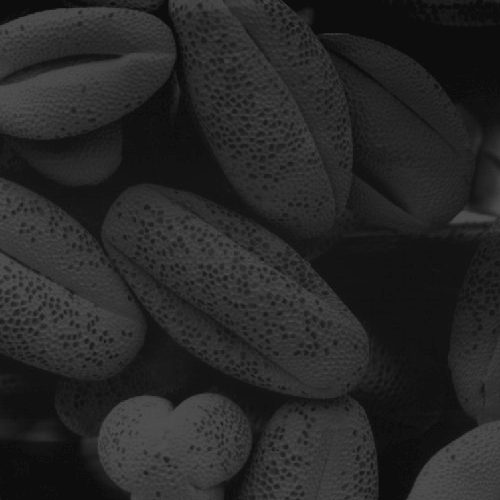
%> input picture DigitalImageProcessing/Talleres/Scripts/Fig0320(4)(bottom_left).tif, 500 x 500 px
$ octave ejercicio12.m   (GNU Octave 9; MATLAB toolbox functions it lacks are replaced by stand-ins)
%> lines starting %> are read from the running program, lines starting %| are printed output that depends on the picture
### DigitalImageProcessing/Talleres/Scripts/escalar_imagen.m
%--------------------------------------------------------------------------
% funci髇 en Matlab que retorna una imagen de salida en una escala de grises de 0 a L-1.
% La imagen de salida puede ser tipo uint o double seg鷑 lo indique el usuario con un par醡etro de
% entrada llamado tipo (si tipo = 0, la intensidad debe entregarse como entero sin signo, si tipo=1, la
% intensidad debe entregarse como doble). La funci髇 internamente debe escalar la imagen, y en caso
% que se deba retornar usando enteros sin signo, debe determinar autom醫icamente si debe usar unit8,
% uint16, uint32, o uint64.
%--------------------------------------------------------------------------
%I:    Imagen de entrada
%Vmax: Valor m醲imo de intensidad (1,3,7,15,31,63,127,255, etc...)
%Tipo: 0: matriz de salida tipo entero sin signo.  1: matriz de salida tipo
%doble.
%I2:   Imagen de salida.
%--------------------------------------------------------------------------
function I2=escalar_imagen(I,Vmax,tipo)
%--------------------------------------------------------------------------
I1=double(I);          %Convierto la imagen de entrada a double.
minimo=min(min(I1));  %Calculo el m韓imo de la intensidad de la imagen de entrada.
I1=I1-minimo;         %Con esto la intensidad queda entre 0 y un valor dado.
maximo=max(max(I1));  %Calculo el m醲imo de I1.
if maximo==0          %Este condicional evita una divisi髇 por cero.
    I1=0*I1;              %Matriz de ceros.
else
    I1=I1/maximo;         %Con esto normalizo la imagen.
end
I1=I1*Vmax;           %Con esto escalo la imagen para que quede entre 0 y Vmax.

%--------------------------------------------------------------------------

n=ceil(log10(Vmax+1)/log10(2));  %Cu醤tos bits se requieren para codificar Vmax.

if tipo==0               %Retornar como entero sin signo

    I2=round(I1);

    if (n<=8)
        I2=uint8(I2);
    elseif (n>8) && (n<=16)
        I2=uint16(I2);
    elseif (n>16) && (n<=32)
        I2=uint32(I2);
    elseif (n>32) && (n<=64)
        I2=uint64(I2);
    else
        I2=I1;          %En otro caso d閖elo como double.
    end

elseif tipo==1          %Retornar como double

        I2=I1; %En otro caso d閖elo como double.

end

### DigitalImageProcessing/Talleres/Scripts/histograma2.m
%--------------------------------------------------------------------------
%La funci髇 retorna bien sea el histograma (si h es igual a 0) o el histograma
%normalizado (si h es igual a 1). El histograma se calcula desde 0 hasta
%Lmax.
%--------------------------------------------------------------------------
%I:    Imagen de entrada
%norm:    0: Histograma, 1: Histograma normalizado.
%--------------------------------------------------------------------------
%histo:   Histograma de salida.
%--------------------------------------------------------------------------
function [histo,varargout]=histograma2(I,Lmax,norm)
%--------------------------------------------------------------------------
[nfilas,ncolumnas]=size(I);

max_intensidad=max(max(I));

histo=zeros(Lmax+1,1);

for i=1:nfilas
    for j=1:ncolumnas
        histo(I(i,j)+1,1)=  histo(I(i,j)+1,1)+1;   %histograma.   %el +1 dentro de los 韓dices es por Matlab.
    end
end
%--------------------------------------------------------------------------

if norm==1  %histograma normalizado.
   histo=histo/(nfilas*ncolumnas);
end
%--------------------------------------------------------------------------

%Esto es en caso que el usuario requiera como salida el vector de
%intensidades de entrada (por ejemplo para plotear los resultados).
if nargout==2
varargout(1)={(0:Lmax)'};   %Vector con intensidades de entrada.
end

%--------------------------------------------------------------------------

### DigitalImageProcessing/Talleres/Scripts/especificacion_del_histograma.m
%--------------------------------------------------------------------------
% Diseñe una función en Matlab que a partir de una imagen de entrada y un histograma normalizado
% deseado de salida, aplique el algoritmo de especificación del histograma y genere la imagen de salida
% correspondiente.
%--------------------------------------------------------------------------
%I:              Imagen de entrada
%Lmax:           Número de valores diferentes de intensidades de gris - 1,
%                Por ejemplo para 8 bits Lmax=255.
%h_norm_deseado: Histograma normalizado deseado
%--------------------------------------------------------------------------
%I2:   Imagen de salida con el histograma ecualizado.
%--------------------------------------------------------------------------
function I2=especificacion_del_histograma(I,Lmax,h_norm_deseado)
%--------------------------------------------------------------------------
%Calcule el histograma normalizado de la imagen de entrada.
%--------------------------------------------------------------------------
[histo,r_histo] =histograma2(I,Lmax,1);


%--------------------------------------------------------------------------
%Calcule T(r) "ecualización del histograma".
%--------------------------------------------------------------------------
L=Lmax+1;

T=zeros(L,1);

for k=0:L-1

    sumatoria=0;
    for j=0:k
        sumatoria=sumatoria+histo(j+1);
    end

    T(k+1)=(L-1)*sumatoria;

end

%Se redondea T(r) a los valores enteros
T=round(T);

figure
stem(T);
title('Mapeo de ecualización del histograma');

%--------------------------------------------------------------------------
%Calcule G(z) "ecualización del histograma".
%--------------------------------------------------------------------------

G=zeros(L,1);

for k=0:L-1

    sumatoria=0;
    for j=0:k
        sumatoria=sumatoria+h_norm_deseado(j+1);
    end

    G(k+1)=(L-1)*sumatoria;

end

%Se redondea G(z) a los valores enteros
G=round(G);
%--------------------------------------------------------------------------
%Calcule la inversa de G(z)
%--------------------------------------------------------------------------

myconst=-1;          %Se sabe que este valor no aparecería normalmente en el lookuptable, por eso se escogió.
G_inverse=myconst*ones(L,1);

for z=0:L-1
    G_inverse(G(z+1)+1,1)=z;    %El +1 es por los índices de Matlab.
end

figure
stem(G);
hold on
stem(G_inverse,'r');
hold off
legend('G(z)','G^{-1}(z)')
title('Mapeo de G y de la inversa de G, CON vacíos');
%--------------------------------------------------------------------------

%Debido a la forma en que se implementó el mapeo anterior, algunos valores
%de la inversa de G van a quedar sin valor (con -1), por ello se hace el siguiente
%procedimiento
a=find(G_inverse==myconst);   %Encuentre los índices de aquellas posiciones donde NO se pudo hacer el mapeo inverso

b=find(G_inverse ~=myconst);  %Encuentre los índices de aquellas posiciones donde SI se pudo hacer el mapeo inverso


na=length(a);
nb=length(b);

matrix_distancia=zeros(na,nb);

vector_con_indices_de_vecino_cercano=zeros(na,1);

for i=1:na

    distancia_minima=inf;

    for j=1:nb

        matrix_distancia(i,j)=abs(a(i)-b(j));                               %Calcule la distancia a todos los puntos donde hay información

        if (matrix_distancia(i,j)<distancia_minima)
            distancia_minima=matrix_distancia(i,j);
            vector_con_indices_de_vecino_cercano(i,1)=b(j);                 %Encuentra el índice del vecino más cercano que contiene información.
        end

    end

    G_inverse( a(i) )=G_inverse(vector_con_indices_de_vecino_cercano(i,1));  %Llene los valores de intensidad donde no se había podido hacer la transformación inversa.
end


figure
stem(G);
hold on
stem(G_inverse,'r');
hold off
legend('G(z)','G^{-1}(z)')
title('Mapeo de G y de la inversa de G,  SIN vacíos');

%--------------------------------------------------------------------------
%Aplique G_inverse a T(r)
%--------------------------------------------------------------------------

mapeo_final=zeros(L,1);

for r=0:L-1
    indice_T    =T(r+1,1);                           %El más 1 es por los índices de Matlab.
    intensidad_de_salida=G_inverse(indice_T+1);      %El más 1 es por los índices de Matlab.
    mapeo_final(r+1,1)=intensidad_de_salida;         %El más 1 es por los índices de Matlab.
end

figure
stem(mapeo_final);
title('Mapeo final');

%--------------------------------------------------------------------------
%Aplique La transformación anterior a la imagen de entrada.
%--------------------------------------------------------------------------

[M,N]=size(I);
I2=zeros(M,N);  %Inicializo la imagen de salida.

for i=1:M

    for j=1:N

        r=I(i,j);
        I2(i,j)=mapeo_final(r+1,1); %El más 1 es por los índices de Matlab.

    end

end

%--------------------------------------------------------------------------
%Verificación
%--------------------------------------------------------------------------

[histo_salida,r_histo_salida] =histograma2(I2,Lmax,1);


figure
stem(h_norm_deseado);
hold on
stem(histo_salida,'r');
hold off
legend('histograma normalizado deseado','histograma normalizado de salida')
title('Histograma normalizado deseado y de salida');

%--------------------------------------------------------------------------

### DigitalImageProcessing/Talleres/Scripts/ejercicio12.m
%--------------------------------------------------------------------------
%Autor:       Dr Jairo Alejandro Gómez.
%Institución: Universidad de San Buenaventura. Cali, Colombia
%Fecha:       Abril 2012.
%--------------------------------------------------------------------------
% Diseñe una función en Matlab que a partir de una imagen de entrada y un histograma normalizado
% deseado de salida, aplique el algoritmo de especificación del histograma y genere la imagen de salida
% correspondiente.
%--------------------------------------------------------------------------
clear all
close all
clc
%--------------------------------------------------------------------------

nombre_imagen_con_extension='Fig0320(4)(bottom_left).tif';  %Image to load.
I=imread(nombre_imagen_con_extension);     %Read image from file
%> I is the input picture: size 500x500 uint8; min 13, max 83, mean 38.7
imfinfo(nombre_imagen_con_extension)

I2=escalar_imagen(I,255,0);   %Esto es para garantizar que el dominio de entrada es 0-255.
%> in escalar_imagen, `I1=double(I);`:
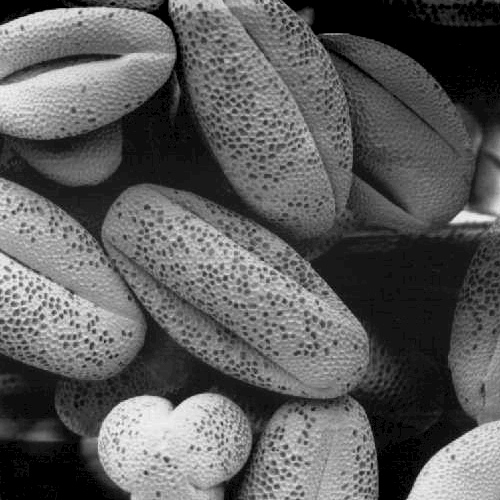
%> I1: size 500x500 double; min 13, max 83, mean 38.7; mean of the top-left, top-right, bottom-left and bottom-right quarters 41, 32.8, 43.3, 37.9; drawn with min black and max white
%> in escalar_imagen, `minimo=min(min(I1));`: minimo = 13
%> in escalar_imagen, `maximo=max(max(I1));`: maximo = 70

figure
imshow(I2,'InitialMagnification', 'fit')
title('Imagen de entrada')
%--------------------------------------------------------------------------
%Especificacion del histograma
%--------------------------------------------------------------------------

h_norm_deseado=zeros(256,1);                            %Vector columna
%h_norm_deseado(1:120,1)=1;
h_norm_deseado(120:255,1)=1;
h_norm_deseado=h_norm_deseado/sum(h_norm_deseado);      %Garantizo que esté normalizado.

figure
plot(h_norm_deseado);
title('Histograma normalizado deseado de salida')
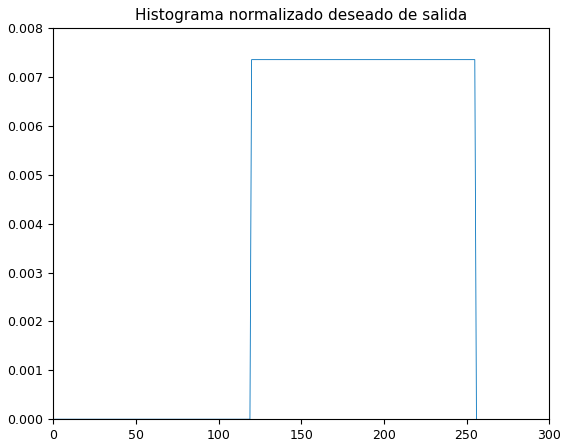
%> figure redrawn from the program's plot data; curve peaks at x = 120, y = 0.00735

Lmax=255;

I3=especificacion_del_histograma(I2,Lmax,h_norm_deseado);
%> in histograma2, `max_intensidad=max(max(I));`: max_intensidad = 255
%> after the loop in histograma2, `for i=1:nfilas`: histo = 256 values, max 17718 at index 1, min 0 at index 2, mean 976.6
%> in histograma2, `histo=histo/(nfilas*ncolumnas);`: histo = 256 values, max 0.0709 at index 1, min 0 at index 2, mean 0.00391
%> in especificacion_del_histograma, `[histo,r_histo] =histograma2(I,Lmax,1);`: r_histo = 256 values from 0 to 255
%> after the loop in especificacion_del_histograma, `for k=0:L-1`: T = 256 values from 18.07 to 255
%> in especificacion_del_histograma, `T=round(T);`: T = 256 values from 18 to 255
%> in especificacion_del_histograma, `title('Mapeo de G y de la inversa de G, CON vacíos');`:
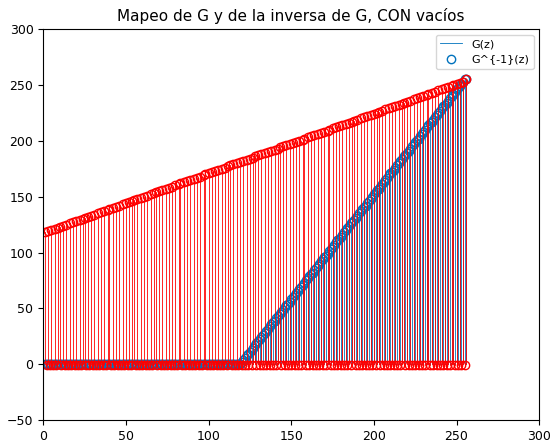
%> figure redrawn from the program's plot data; highest point at x = 255, y = 255; highest point at x = 256, y = 255
%> in especificacion_del_histograma, `title('Mapeo de G y de la inversa de G,  SIN vacíos');`:
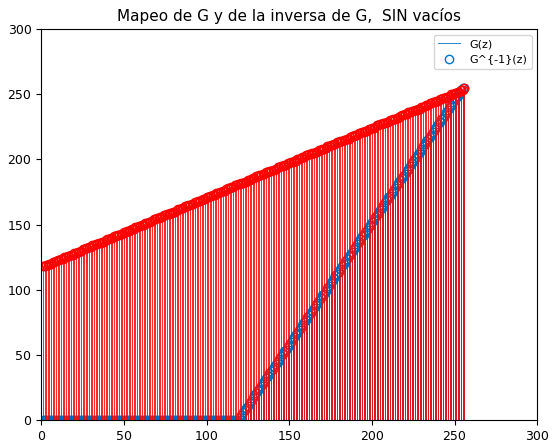
%> figure redrawn from the program's plot data; highest point at x = 255, y = 255; highest point at x = 256, y = 255
%> the loop in especificacion_del_histograma, `for r=0:L-1` made 256 passes
%> (indice_T, intensidad_de_salida) on passes 1 to 3: (18, 127), (18, 127), (18, 127)
%> after the loop in especificacion_del_histograma, `for r=0:L-1`: mapeo_final = 256 values from 127 to 255
%> in especificacion_del_histograma, `title('Mapeo final');`:
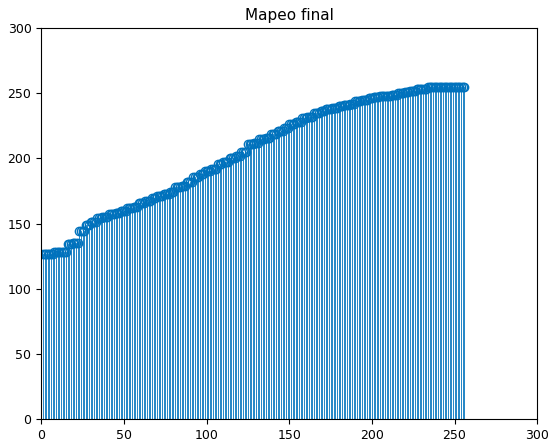
%> figure redrawn from the program's plot data; highest point at x = 234, y = 255
%> after the loop in especificacion_del_histograma, `for i=1:M`:
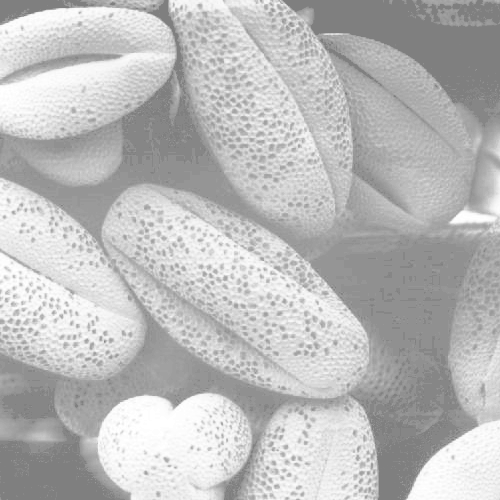
%> I2: size 500x500 double; min 127, max 255, mean 187.5
%> in especificacion_del_histograma, `[histo_salida,r_histo_salida] =histograma2(I2,Lmax,1);`: histo_salida = 256 values, max 0.0713 at index 128, min 0 at index 1, mean 0.00391; r_histo_salida = 256 values from 0 to 255
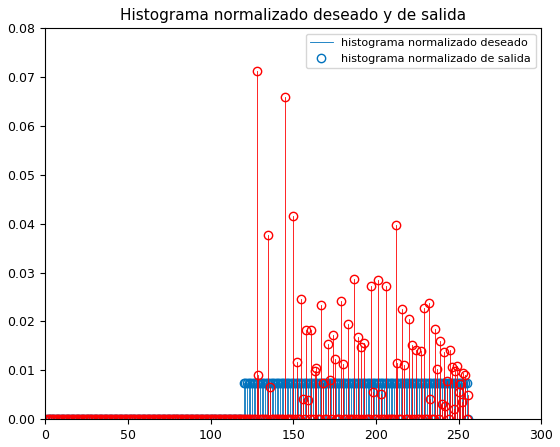
%> figure redrawn from the program's plot data; highest point at x = 120, y = 0.00735; highest point at x = 128, y = 0.0713

figure
imshow(I3,[],'InitialMagnification', 'fit')
title('Imagen de salida')

%--------------------------------------------------------------------------
